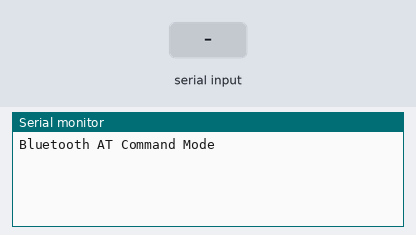
Bench run of a sketch on a simulated Arduino Uno, built with avr-gcc and run on an emulated ATmega328P. Shown: the last lines printed to the serial monitor. The inputs (shaded band) are chosen by the test bench.

Above: at 1.2 s.
1.3 s: "1" received over the second serial link
At 1.8 s:
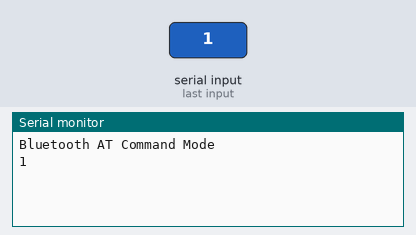
2.8 s: "0" received over the second serial link
At 4.1 s:
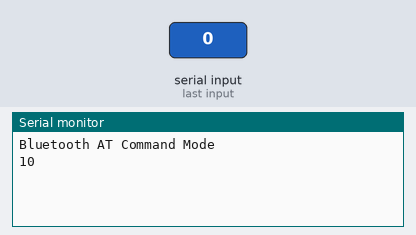

The sketch:

RN42-setup.ino
```cpp
#include <SoftwareSerial.h>

// RX=10, TX=11
SoftwareSerial mySerial(10, 11);

void setup() {
  Serial.begin(9600);
  // RN42のデフォルトボーレートは115200の場合が多いです
  mySerial.begin(9600);
  Serial.println("Bluetooth AT Command Mode");
}

void loop() {
  if (mySerial.available()) {
    Serial.write(mySerial.read());
  }
  if (Serial.available()) {
    mySerial.write(Serial.read());
  }
}

//slave:MAC ID 000666B87DE4
```

Measured:
- after the input at 1.3 s, the serial monitor: prints a new line at once (image 1)
- after the input at 2.8 s, the serial monitor: prints a new line at once (image 2)
